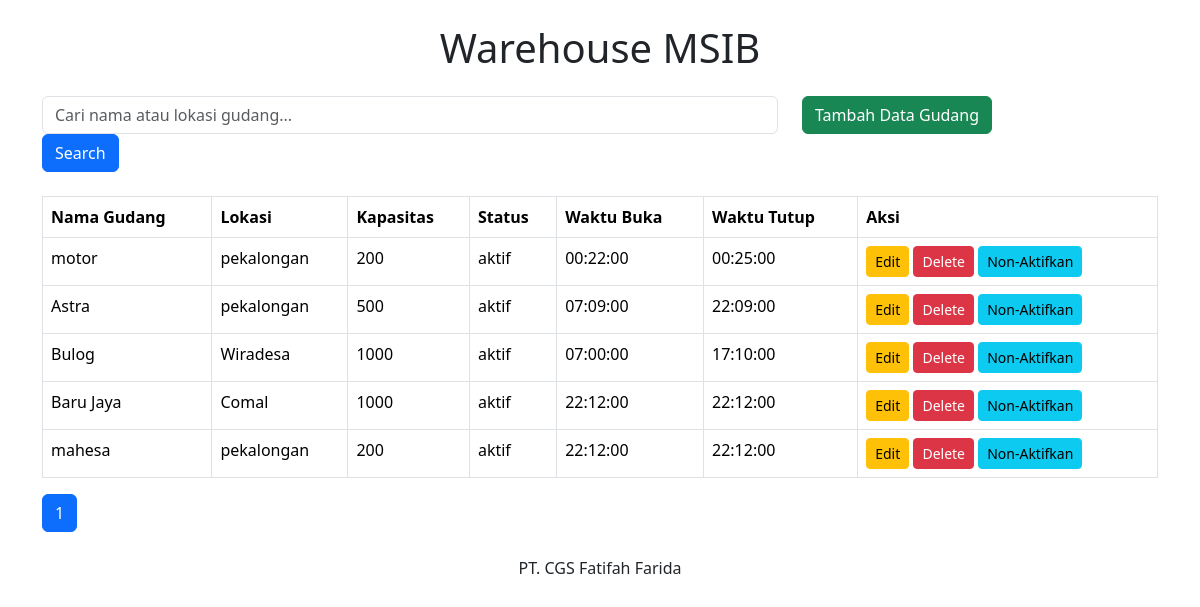
The page / on the database its author committed.
### tables this page shows
CREATE TABLE `gudang` (
  `id` int(11) NOT NULL,
  `name` varchar(255) NOT NULL,
  `location` varchar(255) NOT NULL,
  `capacity` int(11) NOT NULL,
  `status` enum('aktif','tidak_aktif','','') NOT NULL DEFAULT 'aktif',
  `opening_hour` time NOT NULL,
  `closing_hour` time NOT NULL
);

### Gudang.php (called while the page is built, shortened)
<?php
class Gudang
{
    private $conn;
    private $table_name = "gudang";
    public function __construct($db)
    {
        $this->conn = $db;
    }
    public function search($search, $limit, $offset)
    {
        $query = "SELECT * FROM " . $this->table_name . " WHERE name LIKE :search OR location LIKE :search LIMIT :limit OFFSET :offset";
        $stmt = $this->conn->prepare($query);
        $search_param = "%" . $search . "%";
        $stmt->bindParam(':search', $search_param);
        $stmt->bindParam(':limit', $limit, PDO::PARAM_INT);
        $stmt->bindParam(':offset', $offset, PDO::PARAM_INT);
        $stmt->execute();
        return $stmt;
    }
    public function countSearchResults($search)
    {
        $query = "SELECT COUNT(*) as total FROM " . $this->table_name . " WHERE name LIKE :search OR location LIKE :search";
        $stmt = $this->conn->prepare($query);
        $search_param = "%" . $search . "%";
        $stmt->bindParam(':search', $search_param);
        $stmt->execute();
        $row = $stmt->fetch(PDO::FETCH_ASSOC);
        return $row['total'];
    }
}

### index.php (the view, shortened to what this page needs)
<?php
include_once 'Gudang.php';
$database = new Database();
$db = $database->getConnection();
$gudang = new Gudang($db);
$limit = 10;
$page = isset($_GET['page']) ? $_GET['page'] : 1;
$offset = ($page - 1) * $limit;
$search = isset($_GET['search']) ? $_GET['search'] : '';
$stmt = $gudang->search($search, $limit, $offset);
$total_rows = $gudang->countSearchResults($search);
?>
<!DOCTYPE html>
<html lang="en">
<head>
    <link href="assets/css/bootstrap.min.css" rel="stylesheet">
</head>
<body>
    <div class="container">
        <header class="my-4">
            <h1 class="text-center">Warehouse MSIB</h1>
        </header>
        <div class="row mb-4">
            <div class="col-md-8">
                <form class="form-inline" method="GET">
                    <input type="text" name="search" class="form-control" placeholder="Cari nama atau lokasi gudang..." value="<?= htmlspecialchars($search); ?>">
                    <button type="submit" class="btn btn-primary ml-2">Search</button>
                </form>
            </div>
            <div class="col-md-4 text-right">
                <a href="create.php" class="btn btn-success">Tambah Data Gudang</a>
            </div>
        </div>
        <table class="table table-bordered">
            <thead class="thead-dark">
                <tr>
                    <th>Nama Gudang</th>
                    <th>Lokasi</th>
                    <th>Kapasitas</th>
                    <th>Status</th>
                    <th>Waktu Buka</th>
                    <th>Waktu Tutup</th>
                    <th>Aksi</th>
                </tr>
            </thead>
            <tbody>
                <?php while ($row = $stmt->fetch(PDO::FETCH_ASSOC)) { ?>
                    <tr>
                        <td><?= htmlspecialchars($row['name']); ?></td>
                        <td><?= htmlspecialchars($row['location']); ?></td>
                        <td><?= htmlspecialchars($row['capacity']); ?></td>
                        <td><?= htmlspecialchars($row['status']); ?></td>
                        <td><?= htmlspecialchars($row['opening_hour']); ?></td>
                        <td><?= htmlspecialchars($row['closing_hour']); ?></td>
                        <td>
                            <a href="update.php?id=<?= $row['id']; ?>" class="btn btn-warning btn-sm">Edit</a>
                            <a href="delete.php?id=<?= $row['id']; ?>" class="btn btn-danger btn-sm">Delete</a>
                            <a href="toggle_status.php?id=<?= $row['id']; ?>" class="btn btn-info btn-sm">
                                <?= ($row['status'] == 'aktif') ? 'Non-Aktifkan' : 'Aktifkan'; ?>
                            </a>
                        </td>
                    </tr>
                <?php } ?>
            </tbody>
        </table>
        <nav>
            <ul class="pagination">
                <?php
                $total_pages = ceil($total_rows / $limit);
                for ($i = 1; $i <= $total_pages; $i++) {
                    echo "<li class='page-item " . ($i == $page ? "active" : "") . "'><a class='page-link' href='?page=$i&search=$search'>$i</a></li>";
                }
                ?>
            </ul>
        </nav>
        <footer class="mt-4 text-center">
            <p>PT. CGS Fatifah Farida</p>
        </footer>
    </div>
</body>
</html>

### rows shown on the page
gudang: name "motor", location "pekalongan", capacity "200", status "aktif", opening_hour "00:22:00", closing_hour "00:25:00", shows "Non-Aktifkan"
gudang: name "Astra", location "pekalongan", capacity "500", status "aktif", opening_hour "07:09:00", closing_hour "22:09:00", shows "Non-Aktifkan"
gudang: name "Bulog", location "Wiradesa", capacity "1000", status "aktif", opening_hour "07:00:00", closing_hour "17:10:00", shows "Non-Aktifkan"
gudang: name "Baru Jaya", location "Comal", capacity "1000", status "aktif", opening_hour "22:12:00", closing_hour "22:12:00", shows "Non-Aktifkan"
gudang: name "mahesa", location "pekalongan", capacity "200", status "aktif", opening_hour "22:12:00", closing_hour "22:12:00", shows "Non-Aktifkan"
